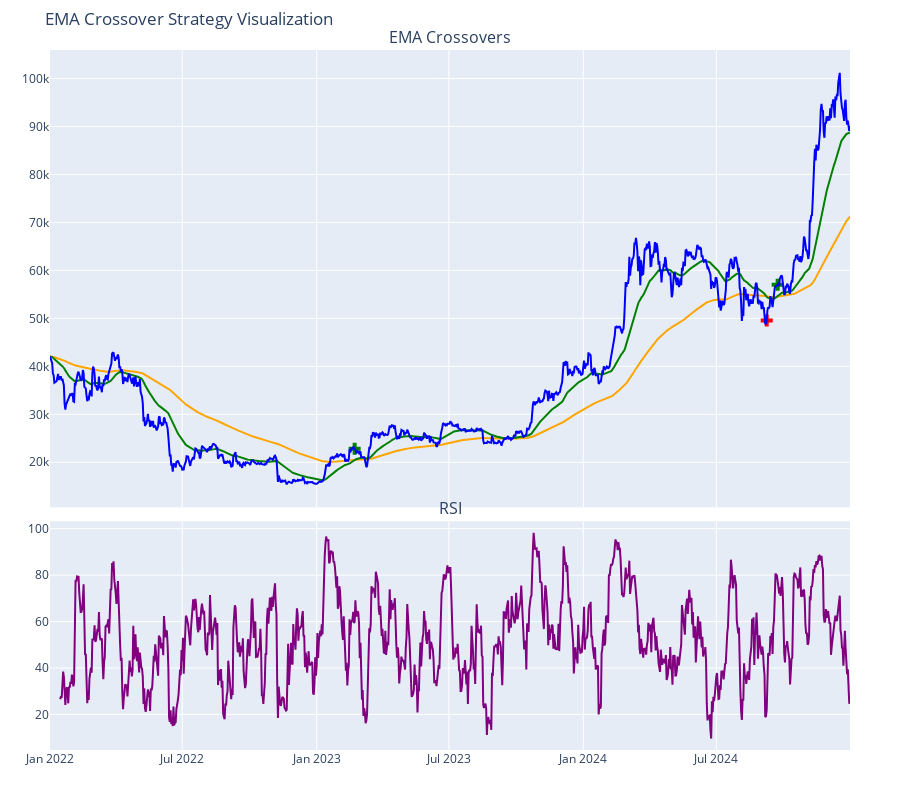

The notebook cell this image was saved under:
### Code cell
from plotly.subplots import make_subplots
from pyindicators import ema, rsi, crossover, crossunder

data = insample_data.copy()
data = ema(
    data=data,
    period=strategy_params['ema_short_period'],
    source_column='Close',
    result_column='ema_short'
)
data = ema(
    data=data,
    period=strategy_params['ema_long_period'],
    source_column='Close',
    result_column='ema_long'
)
data = rsi(
    data=data,
    period=strategy_params['rsi_period'],
    source_column='Close',
    result_column='rsi'
)

data = crossover(
    data=data,
    first_column='ema_short',
    second_column='ema_long',
    result_column='crossover'
)
data = crossunder(
    data=data,
    first_column='ema_short',
    second_column='ema_long',
    result_column='crossunder'
)
fig = make_subplots(
    rows=2,
    cols=1,
    shared_xaxes=True,
    vertical_spacing=0.02,
    subplot_titles=("EMA Crossovers", "RSI"),
    row_heights=[0.4, 0.2]
)
fig.add_trace(
    create_crossover_chart(data, column="crossover", color='green'),
    row=1,
    col=1
)
fig.add_trace(
    create_crossunder_chart(data, column="crossunder", color='red'),
    row=1,
    col=1
)
fig.add_trace(
    create_line_chart(data, column="rsi", color='purple'),
    row=2,
    col=1
)
fig.add_trace(
    create_line_chart(data, column="ema_long", color='orange'),
    row=1,
    col=1
)
fig.add_trace(
    create_line_chart(data, column="ema_short", color='green'),
    row=1,
    col=1
)
fig.add_trace(
    create_line_chart(data, column="Close", color='blue'),
    row=1,
    col=1
)
fig.update_layout(
    height=800,
    title_text="EMA Crossover Strategy Visualization",
    showlegend=False,
    margin=dict(l=50, r=50, t=50, b=50),
)

fig.show()

### Figure 1 — Plotly figure (JSON) as saved in the notebook; plotly's stock layout.template omitted (floating-point values rounded to 4 significant figures; data arrays with more than 128 entries replaced by an {"elided": "..."} marker saying what was removed)
{"data": [{"marker": {"color": "green", "size": 10, "symbol": "cross"}, "mode": "markers", "name": "Crossover", "type": "scatter", "x": ["2023-02-22T00:00:00+00:00", "2024-09-23T00:00:00+00:00"], "xaxis": "x", "y": [22820.0, 57000.0], "yaxis": "y"}, {"marker": {"color": "red", "size": 10, "symbol": "cross"}, "mode": "markers", "name": "Crossunder", "type": "scatter", "x": ["2024-09-08T00:00:00+00:00"], "xaxis": "x", "y": [49550.0], "yaxis": "y"}, {"line": {"color": "purple"}, "mode": "lines", "name": "Close", "type": "scatter", "x": {"elided": "1096 str values"}, "xaxis": "x2", "y": {"elided": "1096 float values"}, "yaxis": "y2"}, {"line": {"color": "orange"}, "mode": "lines", "name": "Close", "type": "scatter", "x": {"elided": "1096 str values"}, "xaxis": "x", "y": {"elided": "1096 float values"}, "yaxis": "y"}, {"line": {"color": "green"}, "mode": "lines", "name": "Close", "type": "scatter", "x": {"elided": "1096 str values"}, "xaxis": "x", "y": {"elided": "1096 float values"}, "yaxis": "y"}, {"line": {"color": "blue"}, "mode": "lines", "name": "Close", "type": "scatter", "x": {"elided": "1096 str values"}, "xaxis": "x", "y": {"elided": "1096 float values"}, "yaxis": "y"}], "layout": {"annotations": [{"font": {"size": 16}, "showarrow": false, "text": "EMA Crossovers", "x": 0.5, "xanchor": "center", "xref": "paper", "y": 1, "yanchor": "bottom", "yref": "paper"}, {"font": {"size": 16}, "showarrow": false, "text": "RSI", "x": 0.5, "xanchor": "center", "xref": "paper", "y": 0.3267, "yanchor": "bottom", "yref": "paper"}], "height": 800, "margin": {"b": 50, "l": 50, "r": 50, "t": 50}, "showlegend": false, "title": {"text": "EMA Crossover Strategy Visualization"}, "xaxis": {"anchor": "y", "domain": [0, 1], "matches": "x2", "showticklabels": false}, "xaxis2": {"anchor": "y2", "domain": [0, 1]}, "yaxis": {"anchor": "x", "domain": [0.3467, 1]}, "yaxis2": {"anchor": "x2", "domain": [0, 0.3267]}}}
